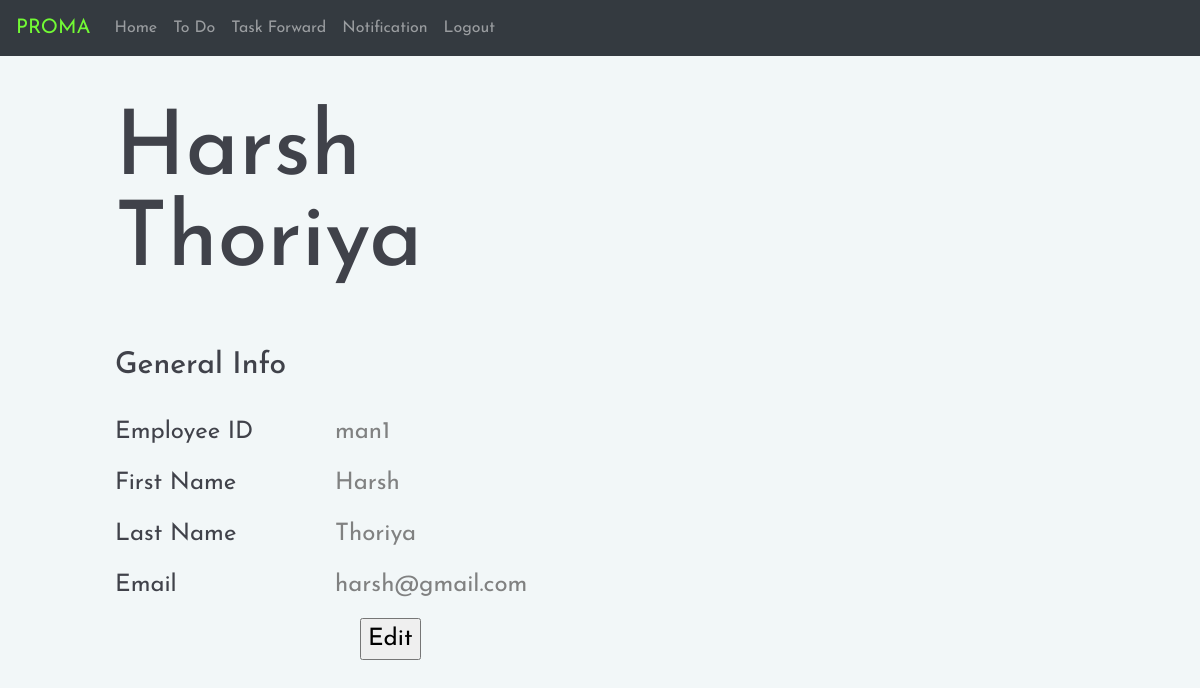
The page /profile.php (signed in) on the database its author committed.
### tables this page shows
CREATE TABLE `employee` (
  `emp_id` varchar(20) NOT NULL,
  `emp_fname` varchar(20) DEFAULT NULL,
  `emp_lname` varchar(20) DEFAULT NULL,
  `emp_email` varchar(20) DEFAULT NULL,
  `password` varchar(20) DEFAULT NULL,
  `man_id` varchar(20) DEFAULT NULL,
  `emp_profile` mediumblob
);

### profile.php (the view, shortened to what this page needs)
<?php
include("connection.php");
    $emp_id = $_SESSION["session_id"];
?>
<html lang="en">
<head>
  <link rel="stylesheet" href="https://maxcdn.bootstrapcdn.com/bootstrap/4.3.1/css/bootstrap.min.css">
 <link href="css/profile.css?v=<?php echo time(); ?>" rel="stylesheet" type="text/css" />
    <link rel="stylesheet" href="css/style.css"/>
</head>
<body>
      <nav class="navbar navbar-expand-sm bg-dark navbar-dark">
        <a class="navbar-brand" href="#">PROMA</a>
        <ul class="navbar-nav">
          <li class="nav-item">
            <a class="nav-link" href="employee.php">Home</a>
          </li>
          <li class="nav-item">
            <a class="nav-link" href="todo.php">To Do</a>
          </li>
           <li class="nav-item">
            <a class="nav-link" href="forward.php">Task Forward</a>
          </li>
          <li class="nav-item">
            <a class="nav-link" href="notification.php">Notification</a>
          </li>
           <li class="nav-item">
            <a class="nav-link" href="index.php">Logout</a>
          </li>
        </ul>
      </nav>
<?php
   $sql="Select * from employee where emp_id='$emp_id'";
    $result=$con->query($sql);
    while($row = $result->fetch_assoc()){
      $e_id=$row['emp_id'];
      $fname=$row['emp_fname'];
      $lname=$row['emp_lname'];
      $email=$row['emp_email'];
    }
  ?>
  <div class="container1">
    <section class="hero-section spad" style="padding-top:50px padding-bottom:0px;">
    <div class="container-fluid">
      <div class="row">
        <div class="col-xl-10 offset-xl-1">
          <div class="row">
            <div class="col-lg-6">
              <div class="hero-info">
                <div class="hero-text">
                <h2 style="margin-bottom: 0px; font-size: 90px;"><?php echo $fname; ?> </h2>
                <h2 style="margin-top: 0px; margin-bottom: 0px; font-size: 90px;"><?php echo $lname ?></h2>
              </div>
                <h2>General Info</h2>
                <ul>
                  <li><span>Employee ID </span><?php echo $e_id; ?></li>
                  <li><span>First Name </span><?php echo $fname; ?></li>
                  <li><span>Last Name </span><?php echo $lname; ?></li>
                  <li><span>Email </span><?php echo $email ?></li>
                  <li><input type="button" name="Edit" value="Edit" style="float: right; margin-right: 35%;" onclick="edit()" > </li>
                </ul>
              </div>
            </div>
          </div>
        </div>
      </div>
    </div>
  </section>
</div>
</body>
</html>

### css/profile.css (style rules this page uses)
.navbar-dark .navbar-brand { color: #72fa34; }
.container1 { margin:auto; width: 100%; height: auto; }

### css/style.css (style rules this page uses)
html, body { height: 100%; font-family: 'Josefin Sans', sans-serif; }
h1, h2, h3, h4, h5, h6 { color: #40424a; margin: 0; font-weight: 500; font-family: 'Josefin Sans', sans-serif; }
h2 { font-size: 30px; }
ul, ol { padding: 0; margin: 0; }
.spad { padding-top: 50px; padding-bottom: 110px; }
.hero-section { background: #f2f7f8; }
.hero-text { margin-bottom: 60px; }
.hero-text h2 { font-size: 1300px; line-height: normal; margin-bottom: 20px; }
.hero-info h2 { margin-bottom: 30px; }
.hero-info ul { list-style: none; }
.hero-info ul li { font-size: 24px; color: #808181; margin-bottom: 15px; }
.hero-info ul li span { color: #40424a; display: inline-block; min-width: 220px; }
.hero-info ul li:last-child { margin-bottom: 0; }

### rows shown on the page
employee: emp_fname "Harsh", emp_lname "Thoriya", emp_id "man1", emp_email "harsh@gmail.com"
